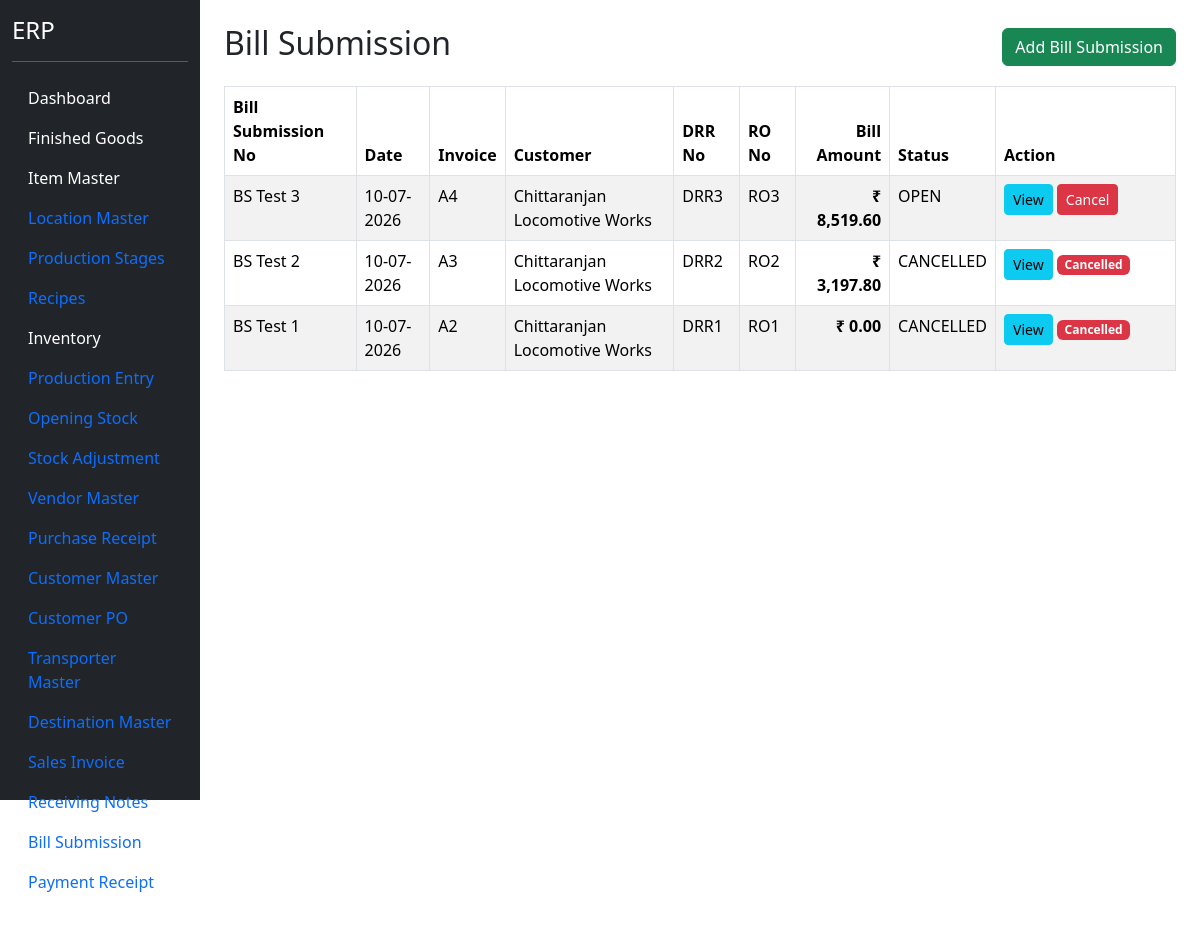
Before: /bill-submission (signed in) with the older database file.
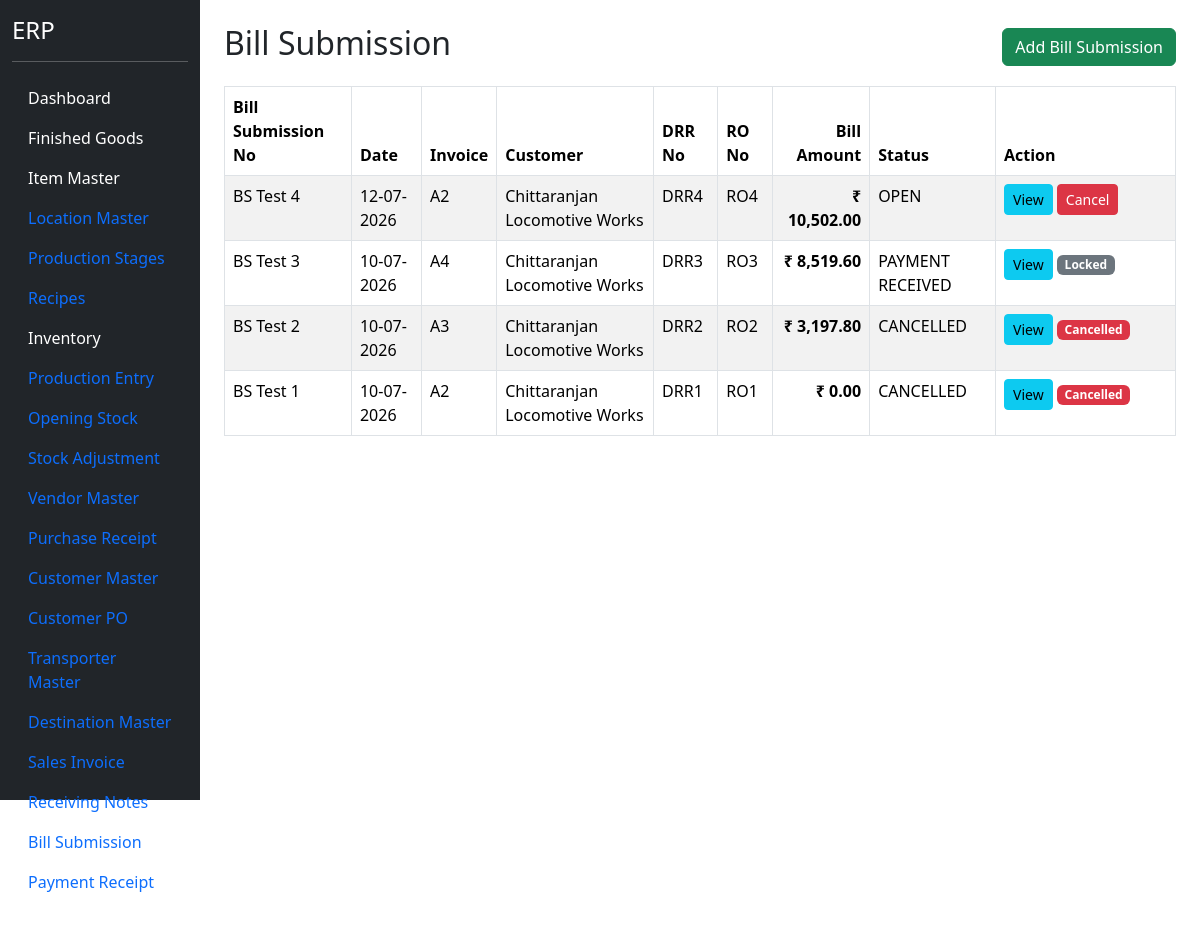
After: the same page with the newer database file.
### models.py (models this page shows)
class BillSubmissionHeader(db.Model):
    __tablename__ = "bill_submission_header"
    id = db.Column(
        db.Integer,
        primary_key=True
    )
    bill_submission_no = db.Column(
        db.String(50),
        unique=True,
        nullable=False
    )
    bill_submission_date = db.Column(
        db.Date,
        nullable=False
    )
    receiving_note_header_id = db.Column(
        db.Integer,
        db.ForeignKey("receiving_note_header.id"),
        nullable=False
    )
    sales_invoice_header_id = db.Column(
        db.Integer,
        db.ForeignKey("sales_invoice_header.id"),
        nullable=False
    )
    customer_id = db.Column(
        db.Integer,
        db.ForeignKey("customer_master.id"),
        nullable=False
    )
    drr_no = db.Column(
        db.String(100)
    )
    ro_no = db.Column(
        db.String(100)
    )
    ro_date = db.Column(
        db.Date
    )
    bill_amount = db.Column(
        db.Float,
        default=0
    )
    remarks = db.Column(
        db.String(500)
    )
    status = db.Column(
        db.String(30),
        default="ACTIVE"
    )
    customer = db.relationship(
        "CustomerMaster"
    )
    invoice = db.relationship(
        "SalesInvoiceHeader"
    )
    receiving_note = db.relationship(
        "ReceivingNoteHeader"
    )
    details = db.relationship(
        "BillSubmissionDetail",
        backref="bill_submission",
        cascade="all, delete-orphan"
    )

class SalesInvoiceHeader(db.Model):
    __tablename__ = "sales_invoice_header"
    id = db.Column(
        db.Integer,
        primary_key=True
    )
    invoice_no = db.Column(
        db.String(50),
        nullable=False,
        unique=True
    )
    invoice_date = db.Column(
        db.Date,
        nullable=False
    )
    customer_po_header_id = db.Column(
        db.Integer,
        db.ForeignKey("customer_po_header.id"),
        nullable=False
    )
    customer_id = db.Column(
        db.Integer,
        db.ForeignKey("customer_master.id"),
        nullable=False
    )
    destination_id = db.Column(
        db.Integer,
        db.ForeignKey("destination_master.id"),
        nullable=False
    )
    transporter_id = db.Column(
        db.Integer,
        db.ForeignKey("transporter_master.id"),
        nullable=False
    )
    vehicle_no = db.Column(
        db.String(50)
    )
    lr_no = db.Column(
        db.String(100)
    )
    eway_bill_no = db.Column(
        db.String(100)
    )
    location_id = db.Column(
    db.Integer,
    db.ForeignKey("location_master.id"),
    nullable=False
    )
    remarks = db.Column(
        db.String(500)
    )
    status = db.Column(
        db.String(30),
        default="Pending RNote"
    )
    customer = db.relationship("CustomerMaster")
    customer_po = db.relationship("CustomerPOHeader")
    destination = db.relationship("DestinationMaster")
    transporter = db.relationship("TransporterMaster")
    location = db.relationship("LocationMaster")
    details = db.relationship(
        "SalesInvoiceDetail",
        backref="invoice",
        cascade="all, delete-orphan"
    )

class CustomerMaster(db.Model):
    __tablename__ = "customer_master"
    id = db.Column(
        db.Integer,
        primary_key=True
    )
    customer_code = db.Column(
        db.String(20),
        unique=True,
        nullable=True
    )
    customer_name = db.Column(
        db.String(200),
        nullable=False
    )
    contact_person = db.Column(
        db.String(100)
    )
    mobile = db.Column(
        db.String(20)
    )
    email = db.Column(
        db.String(100)
    )
    gst_no = db.Column(
        db.String(30)
    )
    pan_no = db.Column(
        db.String(20)
    )
    address = db.Column(
        db.String(500)
    )
    city = db.Column(
        db.String(100)
    )
    state = db.Column(
        db.String(100)
    )
    country = db.Column(
        db.String(100),
        default="India"
    )
    pincode = db.Column(
        db.String(20)
    )
    credit_days = db.Column(
        db.Integer,
        default=30
    )
    credit_limit = db.Column(
        db.Float,
        default=0
    )
    active = db.Column(
        db.Boolean,
        default=True
    )

### blueprints/masters/routes.py (the view)
@masters_bp.route("/bill-submission")
@login_required
def bill_submission():
    bill_list = BillSubmissionHeader.query.order_by(
        BillSubmissionHeader.bill_submission_date.desc(),
        BillSubmissionHeader.bill_submission_no.desc()
    ).all()
    return render_template(
        "bill_submission.html",
        bill_list=bill_list
    )

### app.py (called while the page is built)
@login_manager.user_loader
def load_user(user_id):
    return User.query.get(int(user_id))

### templates/bill_submission.html (shortened to what this page needs)
{% extends "base.html" %}
{% block content %}
<div class="container mt-4">
<div class="d-flex justify-content-between align-items-center mb-3">
<h2>
Bill Submission
</h2>
<a
href="/bill-submission/add"
class="btn btn-success">
Add Bill Submission
</a>
</div>
<table class="table table-bordered table-striped">
<thead>
<tr>
<th>Bill Submission No</th>
<th>Date</th>
<th>Invoice</th>
<th>Customer</th>
<th>DRR No</th>
<th>RO No</th>
<th class="text-end">
    Bill Amount
</th>
<th>Status</th>
<th width="180">
Action
</th>
</tr>
</thead>
<tbody>
{% for bill in bill_list %}
<tr>
<td>{{ bill.bill_submission_no }}</td>
<td>{{ bill.bill_submission_date.strftime("%d-%m-%Y") }}</td>
<td>{{ bill.invoice.invoice_no }}</td>
<td>{{ bill.customer.customer_name }}</td>
<td>{{ bill.drr_no }}</td>
<td>{{ bill.ro_no }}</td>
<td class="text-end fw-bold">
    ₹ {{ "{:,.2f}".format(bill.bill_amount or 0) }}
</td>
<td>{{ bill.status }}</td>
<td>
<a
href="{{ url_for('masters.view_bill_submission', id=bill.id) }}"
class="btn btn-info btn-sm">
View
</a>
{% if bill.status == "CANCELLED" %}
<span class="badge bg-danger">
Cancelled
</span>
{% elif bill.status=="PAYMENT RECEIVED" %}
<span class="badge bg-secondary">
Locked
</span>
{% else %}
<button
class="btn btn-danger btn-sm"
data-bs-toggle="modal"
data-bs-target="#cancelBillModal"
data-id="{{ bill.id }}"
data-number="{{ bill.bill_submission_no }}">
Cancel
</button>
{% endif %}
</td>
</tr>
{% endfor %}
</tbody>
</table>
</div>
{% endblock %}

### templates/base.html (shortened to what this page needs)
<!DOCTYPE html>
<html>
<head>
<link href="https://cdn.jsdelivr.net/npm/bootstrap@5.3.3/dist/css/bootstrap.min.css" rel="stylesheet">
<link href="https://cdn.jsdelivr.net/npm/select2@4.1.0-rc.0/dist/css/select2.min.css" rel="stylesheet" />
</head>
<body>
<div class="container-fluid">
<div class="row">
<div class="col-2 bg-dark text-white vh-100">
<h4 class="mt-3">ERP</h4>
<hr>
<ul class="nav flex-column">
<li class="nav-item">
<a class="nav-link text-white"
href="/dashboard">
Dashboard
</a>
</li>
<li class="nav-item">
<a class="nav-link text-white"
href="/finished-goods">
Finished Goods
</a>
</li>
<li class="nav-item">
    <a class="nav-link text-white"
       href="/items">
       Item Master
    </a>
</li>
<li class="nav-item">
    <a class="nav-link" href="/locations">
        Location Master
    </a>
</li>
<li class="nav-item">
    <a href="/production-stages"
       class="nav-link">
        Production Stages
    </a>
</li>
<li class="nav-item">
    <a href="/recipes"
       class="nav-link">
        Recipes
    </a>
</li>
<li class="nav-item">
    <a href="/inventory"
       class="nav-link text-white">
        Inventory
    </a>
</li>
<li class="nav-item">
    <a href="/production"
       class="nav-link">
        Production Entry
    </a>
</li>
<li class="nav-item">
    <a href="/opening-stock"
       class="nav-link">
        Opening Stock
    </a>
</li>
<li class="nav-item">
    <a href="/stock-adjustment"
       class="nav-link">
        Stock Adjustment
    </a>
</li>
<li class="nav-item">
    <a href="/vendors"
       class="nav-link">
        Vendor Master
    </a>
</li>
<li class="nav-item">
    <a href="/purchase-receipt"
       class="nav-link">
        Purchase Receipt
    </a>
</li>
<li class="nav-item">
<a
class="nav-link"
href="/customers">
Customer Master
</a>
</li>
<li class="nav-item">
<a
class="nav-link"
href="/customer-po">
Customer PO
</a>
</li>
<li class="nav-item">
<a
class="nav-link"
href="/transporter">
Transporter Master
</a>
</li>
<li class="nav-item">
<a
class="nav-link"
href="/destination">
Destination Master
</a>
</li>
<li class="nav-item">
<a
class="nav-link"
href="/sales-invoice">
Sales Invoice
</a>
</li>
<li>
    <a
        class="nav-link"
        href="/receiving-note">
        Receiving Notes
    </a>
</li>
<li>
    <a
        class="nav-link"
        href="/bill-submission">
        Bill Submission
    </a>
</li>
<li class="nav-item">
<a
class="nav-link"
href="{{ url_for('masters.payment') }}">
Payment Receipt
</a>
</li>
<li class="nav-item">
<a class="nav-link text-white"
href="/logout">
</a>
</li>
</ul>
</div>
<div class="col-10">
{% block content %}
{% endblock %}
</div>
</div>
</div>
</body>
</html>

Changed rows visible on the page:
added BillSubmissionHeader: bill_submission_no "BS Test 4", bill_submission_date "12-07-2026", invoice.invoice_no "A2", customer.customer_name "Chittaranjan Locomotive Works", drr_no "DRR4", ro_no "RO4", bill_amount "10,502.00", status "OPEN"
changed BillSubmissionHeader "BS Test 3": status "OPEN" → "PAYMENT RECEIVED"; status "Cancel" → "Locked"
